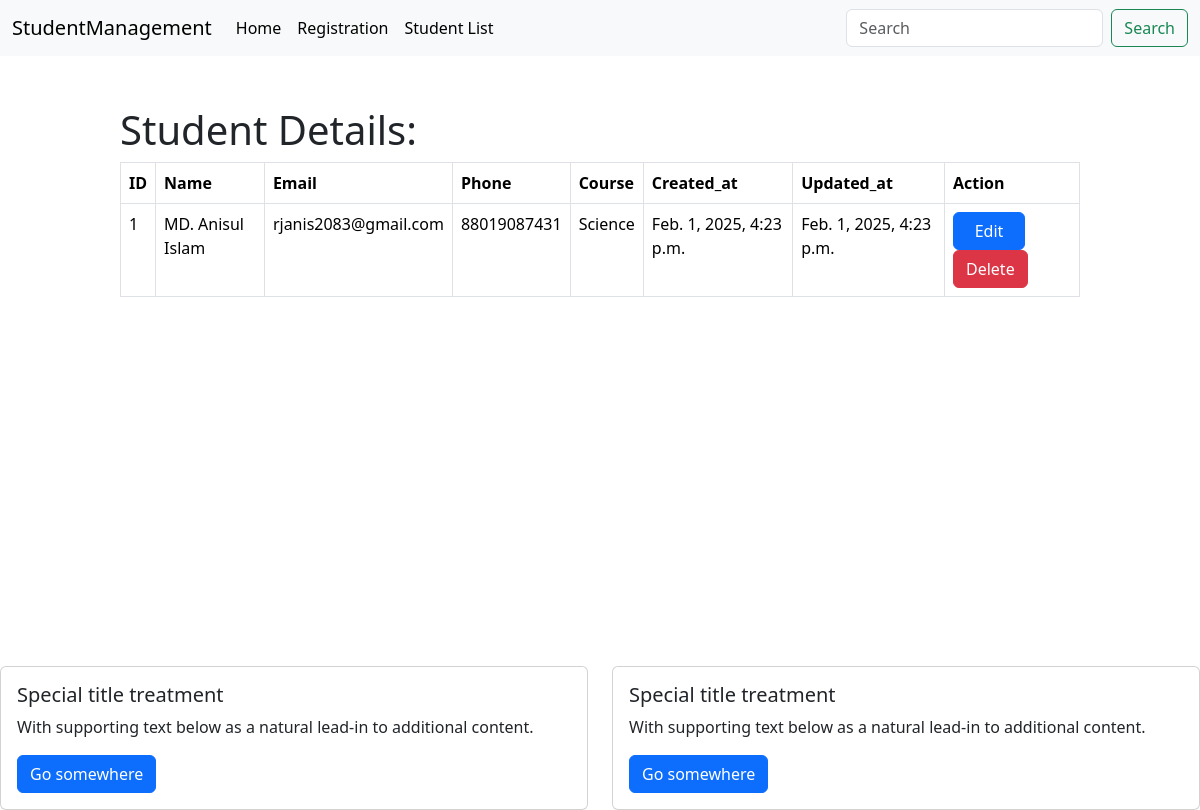
Screenshot of /student_details/1/ with the database file from the repository.
### core/models.py (models this page shows, shortened)
class StudentModel(models.Model):
    class CourseChoice(models.TextChoices):
        MATH = 'Math', 'Math',
        ENGLISH = 'English', 'English',
        HISTORY = 'History', 'History',
        SICENCE = 'Science', 'Science',
        PHYSICES = 'Physices', 'Physices'
    id = models.IntegerField(primary_key = True)
    name = models.CharField(max_length=50)
    email = models.EmailField(max_length=254)
    phone = models.CharField(max_length=11)
    course = models.CharField(max_length=100, choices = CourseChoice.choices, default = CourseChoice.SICENCE)
    created_at = models.DateTimeField(auto_now_add=True)
    updated_at = models.DateTimeField(auto_now=True)

### core/views.py (the view)
# urls.py: path('student_details/<int:pk>/', views.StudentDetailView.as_view(), name = 'student_details'),
class StudentDetailView(DetailView):
    model = StudentModel
    template_name = 'students/student_details.html'
    context_object_name = 'student'
    pk_url_kwarg = 'pk'

### core/templates/students/student_details.html
{% extends 'base.html' %}
{% block content %}
    <div style="width: 80%; height: 70vh; margin: auto;">
        <h1>Student Details: </h1>
        <table class="table table-bordered">
            <thead>
              <tr>
                <th scope="col">ID</th>
                <th scope="col">Name</th>
                <th scope="col">Email</th>
                <th scope="col">Phone</th>
                <th scope="col">Course</th>
                <th scope="col">Created_at</th>
                <th scope="col">Updated_at</th>
                <th scope="col">Action</th>
              </tr>
            </thead>
            <tbody>
                    <tr>
                        <td>{{student.id}}</td>
                        <td>{{student.name}}</td>
                        <td>{{student.email}}</td>
                        <td>{{student.phone}}</td>
                        <td>{{student.course}}</td>
                        <td>{{student.created_at}}</td>
                        <td>{{student.updated_at}}</td>
                        <td>
                          <a style="width: 72px;" href="{% url 'update_student' pk=student.id %}" class="btn btn-primary btn-md">Edit</a>
                          <a href="{% url 'delete_student' pk=student.id %}" class="btn btn-danger btn-md">Delete</a>
                        </td>
                    </tr>
            </tbody>
          </table>
    </div>
{% endblock content %}

### rows the page displays
StudentModel: id "1", name "MD. Anisul Islam", email "rjanis2083@gmail.com", phone "88019087431", course "Science", created_at "Feb. 1, 2025, 4:23 p.m.", updated_at "Feb. 1, 2025, 4:23 p.m."
